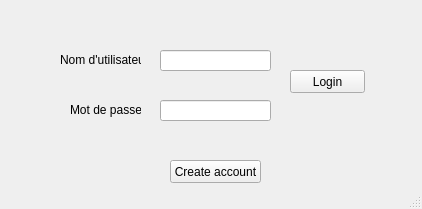
<?xml version="1.0" encoding="UTF-8"?>
<ui version="4.0">
 <class>MainWindow</class>
 <widget class="QMainWindow" name="MainWindow">
  <property name="geometry">
   <rect>
    <x>0</x>
    <y>0</y>
    <width>422</width>
    <height>209</height>
   </rect>
  </property>
  <property name="mouseTracking">
   <bool>false</bool>
  </property>
  <property name="windowTitle">
   <string>MainWindow</string>
  </property>
  <widget class="QWidget" name="centralwidget">
   <widget class="QLineEdit" name="lineEdit">
    <property name="geometry">
     <rect>
      <x>160</x>
      <y>50</y>
      <width>111</width>
      <height>21</height>
     </rect>
    </property>
    <property name="autoFillBackground">
     <bool>false</bool>
    </property>
   </widget>
   <widget class="QPushButton" name="pushButton">
    <property name="geometry">
     <rect>
      <x>290</x>
      <y>70</y>
      <width>75</width>
      <height>23</height>
     </rect>
    </property>
    <property name="text">
     <string>Login</string>
    </property>
   </widget>
   <widget class="QLabel" name="label">
    <property name="geometry">
     <rect>
      <x>60</x>
      <y>50</y>
      <width>81</width>
      <height>20</height>
     </rect>
    </property>
    <property name="text">
     <string>Nom d'utilisateur</string>
    </property>
   </widget>
   <widget class="QLineEdit" name="lineEdit_2">
    <property name="geometry">
     <rect>
      <x>160</x>
      <y>100</y>
      <width>111</width>
      <height>21</height>
     </rect>
    </property>
   </widget>
   <widget class="QLabel" name="label_2">
    <property name="geometry">
     <rect>
      <x>70</x>
      <y>100</y>
      <width>71</width>
      <height>20</height>
     </rect>
    </property>
    <property name="text">
     <string>Mot de passe</string>
    </property>
   </widget>
   <widget class="QPushButton" name="pushButton_2">
    <property name="geometry">
     <rect>
      <x>170</x>
      <y>160</y>
      <width>91</width>
      <height>23</height>
     </rect>
    </property>
    <property name="text">
     <string>Create account</string>
    </property>
   </widget>
  </widget>
  <widget class="QStatusBar" name="statusbar"/>
 </widget>
 <resources/>
 <connections/>
</ui>
